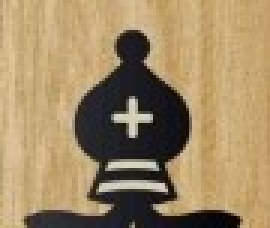
#> input picture AI/data/BishopBlack/Captura de pantalla 2023-07-20 153802.jpg, 90 x 76 px (shown 3 times larger)
$ python -i recortarFoto3.py   (imports and definitions only)
#> lines starting #> are read from the running program, lines starting #| are printed output that depends on the picture; after the words box and inside, x2 and y2 are one past the last pixel; in counts of white or black regions, pixels touching at a corner belong together
#> further down, picture is the input picture: shape (76, 90, 3); mean B, G, R 100.7, 136.6, 159.3
import cv2
import numpy as np


#cojo todas las líneas y empiezo a comprobar cuales de ellas crean intersecciones y cuales de ellas no(son paralelas)
def encontrar_intersecciones(lines):
    intersecciones = []
    for i in range(len(lines)):
        for j in range(i + 1, len(lines)):
            x1, y1, x2, y2 = lines[i][0]
            x3, y3, x4, y4 = lines[j][0]
            punto_interseccion = encontrar_punto_interseccion(x1, y1, x2, y2, x3, y3, x4, y4)
            if punto_interseccion is not None:
                intersecciones.append(punto_interseccion)
    return intersecciones

def encontrar_punto_interseccion(x1, y1, x2, y2, x3, y3, x4, y4):
    # Calcular las coordenadas del punto de intersección utilizando la fórmula de intersección de dos líneas
    det = (x1 - x2) * (y3 - y4) - (y1 - y2) * (x3 - x4)#Obtengo las coordenadas de inicio y fin de ambas líneas
    if det != 0:#Me aseguro que las lineas no sean paralelas, para poder operar
        x = ((x1 * y2 - y1 * x2) * (x3 - x4) - (x1 - x2) * (x3 * y4 - y3 * x4)) / det
        y = ((x1 * y2 - y1 * x2) * (y3 - y4) - (y1 - y2) * (x3 * y4 - y3 * x4)) / det
        return int(x), int(y)
    else:#si son paralelas pues nada
        return None
#Aritmética para calcular ángulos con la arcotangente
def calcular_angulo(punto1, punto2):
    x1, y1 = punto1
    x2, y2 = punto2
    dx = x2 - x1
    dy = y2 - y1
    return np.degrees(np.arctan2(dy, dx))

def detectar_lineas(imagen):
    # Convertir a escala de grises
    #gaussian = cv2.GaussianBlur(imagen, (3,3), 0)
    gray = cv2.cvtColor(imagen, cv2.COLOR_BGR2GRAY)
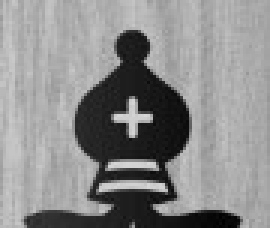
#> gray: shape (76, 90) (shown 3 times larger); min 1, max 215, mean 139.3
    # Aplicar el detector de bordes Canny
    edges = cv2.Canny(gray, 70, 90, apertureSize=3)
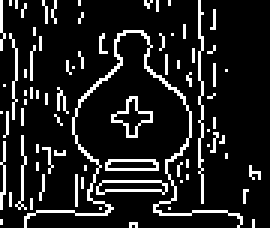
#> edges: shape (76, 90) (shown 3 times larger); 12.8% white in thin lines or dots
    cv2.imshow("Bordes", edges)
    cv2.waitKey(0)
    # Aplicar la transformada de Hough para detectar líneas
    lines = cv2.HoughLinesP(edges, 1, np.pi/180, threshold=15, minLineLength=13, maxLineGap=5)
#> lines = 21 rows, first 6: [67, 27, 67, 45], [1, 45, 1, 64], [38, 63, 71, 44], [66, 57, 66, 10], [25, 68, 36, 53], [0, 16, 0, 0]

    # Encontrar las intersecciones de las líneas detectadas
    intersecciones = encontrar_intersecciones(lines)
#> the loop in encontrar_intersecciones, `for i in range(len(lines)):` made 21 passes
#> after the loop in encontrar_intersecciones, `for i in range(len(lines)):`: intersecciones = 183 pairs, first value -650 to 206, second value -655 to 1299

    # Encontrar el punto de intersección con ángulo cercano a 90 grados(busco aquello que sea una esquina, por así decirlo)
    punto_90grados = None
    angulo_minimo = float('inf')
    for i in range(len(intersecciones)):
        for j in range(i + 1, len(intersecciones)):
            punto1 = intersecciones[i]
            punto2 = intersecciones[j]
            angulo = calcular_angulo(punto1, punto2)
            if abs(90 - angulo) < angulo_minimo:#umbral
                punto_90grados = punto1 if abs(90 - angulo) < angulo_minimo else punto_90grados
                angulo_minimo = abs(90 - angulo)
#> this loop made 183 passes

    #Por si quieres ver las líneas se descomenta
    # Dibujar las líneas detectadas en la imagen original
    if lines is not None:
        for line in lines:
            x1, y1, x2, y2 = line[0]
            cv2.line(imagen, (x1, y1), (x2, y2), (0, 0, 255), 2)
#> this loop made 21 passes
#> line on passes 1 to 12: [[67, 27, 67, 45]], [[1, 45, 1, 64]], [[38, 63, 71, 44]], [[66, 57, 66, 10]], [[25, 68, 36, 53]], [[0, 16, 0, 0]], [[28, 56, 59, 56]], [[55, 24, 63, 38]], [[71, 31, 71, 3]], [[32, 63, 58, 63]], [[7, 60, 25, 46]], [[34, 60, 60, 60]]
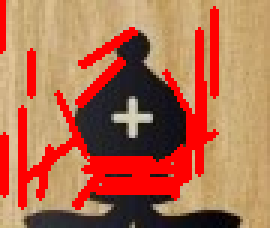
#> imagen: shape (76, 90, 3) (shown 3 times larger); 19.87% of pixels changed, all inside (x1, y1, x2, y2) = (0, 0, 73, 70)

    # Dibujar el punto de intersección con ángulo cercano a 90 grados
    if punto_90grados is not None:
        cv2.circle(imagen, punto_90grados, 5, (0, 255, 0), -1)
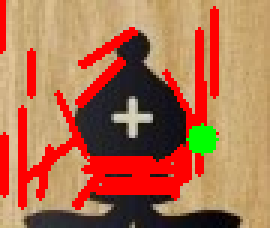
#> imagen: shape (76, 90, 3) (shown 3 times larger); 1.18% of pixels changed, all inside (x1, y1, x2, y2) = (62, 41, 73, 52)

    # Mostrar la imagen el punto de intersección
    cv2.imshow("Líneas y Punto de Intersección", imagen)
    cv2.waitKey(0)
    cv2.destroyAllWindows()

    return punto_90grados

# [96 lines left out: function recortarFoto, not called in this run]

>>> import cv2
>>> picture = cv2.imread('../../AI/data/BishopBlack/Captura de pantalla 2023-07-20 153802.jpg')
>>> result = detectar_lineas(picture)
